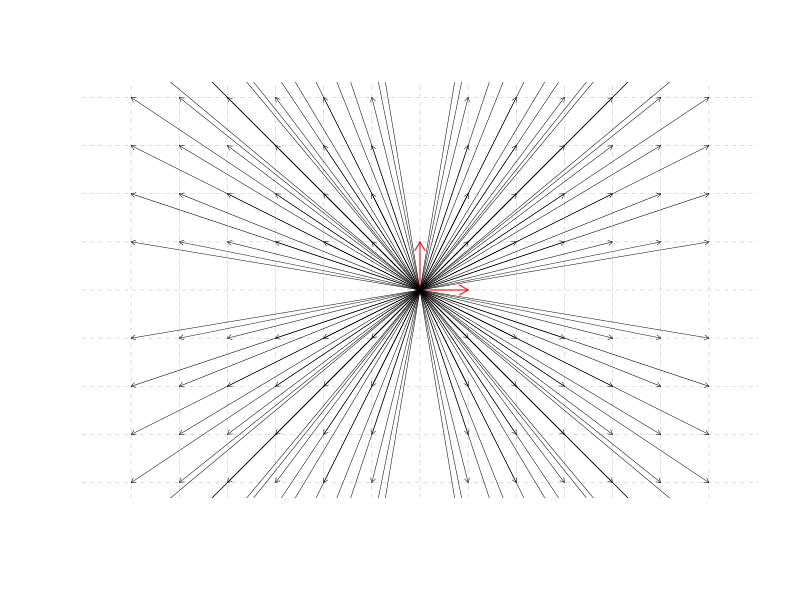

This figure's R source:
## ---- chunk 1
knitr::opts_chunk$set(echo = TRUE)
## ---- chunk 2
x <- c((-6):6)
x_C <- c((-6):(-1), 1:6)
df <- expand.grid(x1 = x_C, x2 = x_C)
plot(0, 0, type="n", xlim = c(-4, 4), ylim = c(-4, 4), asp = 1, xlab = "", ylab = "", axes = FALSE)
abline(h = x, lty = 2, lwd = I(0.5), col = "gray")
abline(v = x, lty = 2, lwd = I(0.5), col = "gray")
arrows(x0 = c(0, 0), x1 = c(0, 1), y0 = c(0, 0), y1 = c(1, 0), col = "red", length = I(0.1))
arrows(x0 = 0, y0 = 0, x1 = df[[1]], y1 = df[[2]], length = I(0.05), lty = 1, lwd = I(0.5))
